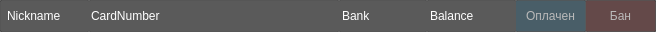
<?xml version="1.0" encoding="UTF-8"?>
<ui version="4.0">
 <class>UserItemForm</class>
 <widget class="QWidget" name="UserItemForm">
  <property name="geometry">
   <rect>
    <x>0</x>
    <y>0</y>
    <width>656</width>
    <height>32</height>
   </rect>
  </property>
  <property name="minimumSize">
   <size>
    <width>0</width>
    <height>0</height>
   </size>
  </property>
  <property name="maximumSize">
   <size>
    <width>16777215</width>
    <height>32</height>
   </size>
  </property>
  <property name="windowTitle">
   <string>Form</string>
  </property>
  <property name="styleSheet">
   <string notr="true">QWidget {
    border: 1px solid rgba(65, 65, 65, 100);
    border-radius: 1px;
	color: rgb(255, 255, 255);
	background-color: rgba(44, 44, 44, 100);
	font: 900 9pt &quot;Segoe UI Black&quot;;
}

</string>
  </property>
  <layout class="QHBoxLayout" name="horizontalLayout">
   <property name="spacing">
    <number>0</number>
   </property>
   <property name="leftMargin">
    <number>0</number>
   </property>
   <property name="topMargin">
    <number>0</number>
   </property>
   <property name="rightMargin">
    <number>0</number>
   </property>
   <property name="bottomMargin">
    <number>0</number>
   </property>
   <item>
    <widget class="QLabel" name="nick_label">
     <property name="maximumSize">
      <size>
       <width>16777215</width>
       <height>32</height>
      </size>
     </property>
     <property name="styleSheet">
      <string notr="true">QLabel {
border-right: 0px;
padding-left: 3px;
}</string>
     </property>
     <property name="text">
      <string>Nickname</string>
     </property>
    </widget>
   </item>
   <item>
    <widget class="QLineEdit" name="card_number_label">
     <property name="enabled">
      <bool>true</bool>
     </property>
     <property name="minimumSize">
      <size>
       <width>0</width>
       <height>0</height>
      </size>
     </property>
     <property name="maximumSize">
      <size>
       <width>250</width>
       <height>32</height>
      </size>
     </property>
     <property name="styleSheet">
      <string notr="true">QLineEdit {
border-left: 0px;
border-right: 0px;
}</string>
     </property>
     <property name="text">
      <string>CardNumber</string>
     </property>
     <property name="readOnly">
      <bool>true</bool>
     </property>
    </widget>
   </item>
   <item>
    <widget class="QLabel" name="bank_name_label">
     <property name="minimumSize">
      <size>
       <width>0</width>
       <height>32</height>
      </size>
     </property>
     <property name="maximumSize">
      <size>
       <width>16777215</width>
       <height>32</height>
      </size>
     </property>
     <property name="styleSheet">
      <string notr="true">QLabel {
border-left: 0px;
border-right: 0px;
}</string>
     </property>
     <property name="text">
      <string>Bank</string>
     </property>
    </widget>
   </item>
   <item>
    <widget class="QLabel" name="balance_label">
     <property name="maximumSize">
      <size>
       <width>16777215</width>
       <height>32</height>
      </size>
     </property>
     <property name="styleSheet">
      <string notr="true">border-left: 0px;
border-right: 0px;</string>
     </property>
     <property name="text">
      <string>Balance</string>
     </property>
    </widget>
   </item>
   <item>
    <widget class="QPushButton" name="pushButton">
     <property name="minimumSize">
      <size>
       <width>0</width>
       <height>0</height>
      </size>
     </property>
     <property name="maximumSize">
      <size>
       <width>70</width>
       <height>32</height>
      </size>
     </property>
     <property name="cursor">
      <cursorShape>PointingHandCursor</cursorShape>
     </property>
     <property name="styleSheet">
      <string notr="true">QPushButton
{
	
	background-color: rgba(0, 53, 80, 100);
	color: rgb(185, 185, 185);
	border-left: 0px;
	height: 30px;
	font: 900 10pt &quot;Segoe UI Black&quot;;
}


QPushButton:hover
{
	
	background-color: qlineargradient(spread:pad, x1:0, y1:0.0341364, x2:1, y2:1, stop:0 rgba(0, 0, 0, 66), stop:1 rgba(37, 33, 33, 255));
	color: rgb(162, 162, 69);
}


QPushButton:disabled {
        
		
		background-color: rgb(50, 50, 50);
        color: #888;
        border: 1px solid #888;
    }</string>
     </property>
     <property name="text">
      <string>Оплачен</string>
     </property>
    </widget>
   </item>
   <item>
    <widget class="QPushButton" name="pushButton_2">
     <property name="maximumSize">
      <size>
       <width>70</width>
       <height>32</height>
      </size>
     </property>
     <property name="cursor">
      <cursorShape>PointingHandCursor</cursorShape>
     </property>
     <property name="styleSheet">
      <string notr="true">QPushButton
{
  	
	
	background-color: rgba(70, 0, 0, 100);
	color: rgb(185, 185, 185);
	border-left: 0px;
	height: 30px;
	font: 900 10pt &quot;Segoe UI Black&quot;;
}


QPushButton:hover
{
	
	background-color: qlineargradient(spread:pad, x1:0, y1:0.0341364, x2:1, y2:1, stop:0 rgba(0, 0, 0, 66), stop:1 rgba(37, 33, 33, 255));
	color: rgb(162, 162, 69);
}


QPushButton:disabled {
        
		
		background-color: rgb(50, 50, 50);
        color: #888;
        border: 1px solid #888;
    }</string>
     </property>
     <property name="text">
      <string>Бан</string>
     </property>
    </widget>
   </item>
  </layout>
 </widget>
 <resources/>
 <connections/>
</ui>
